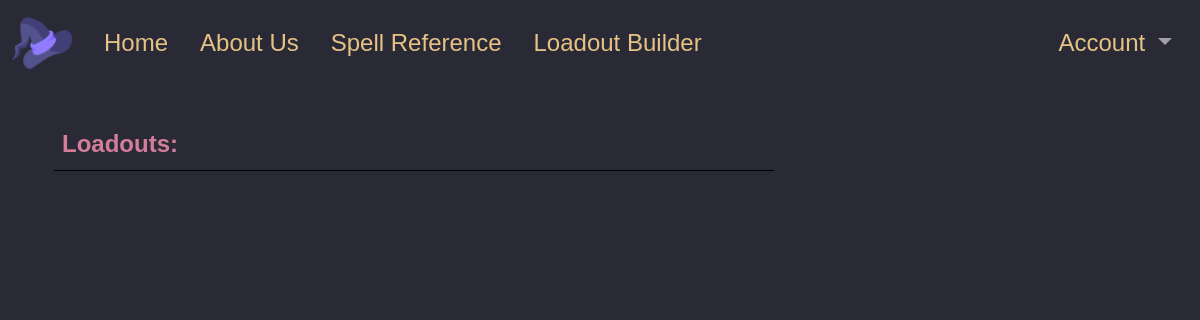
/myloadouts (signed in), run on an earlier commit of the app's database.
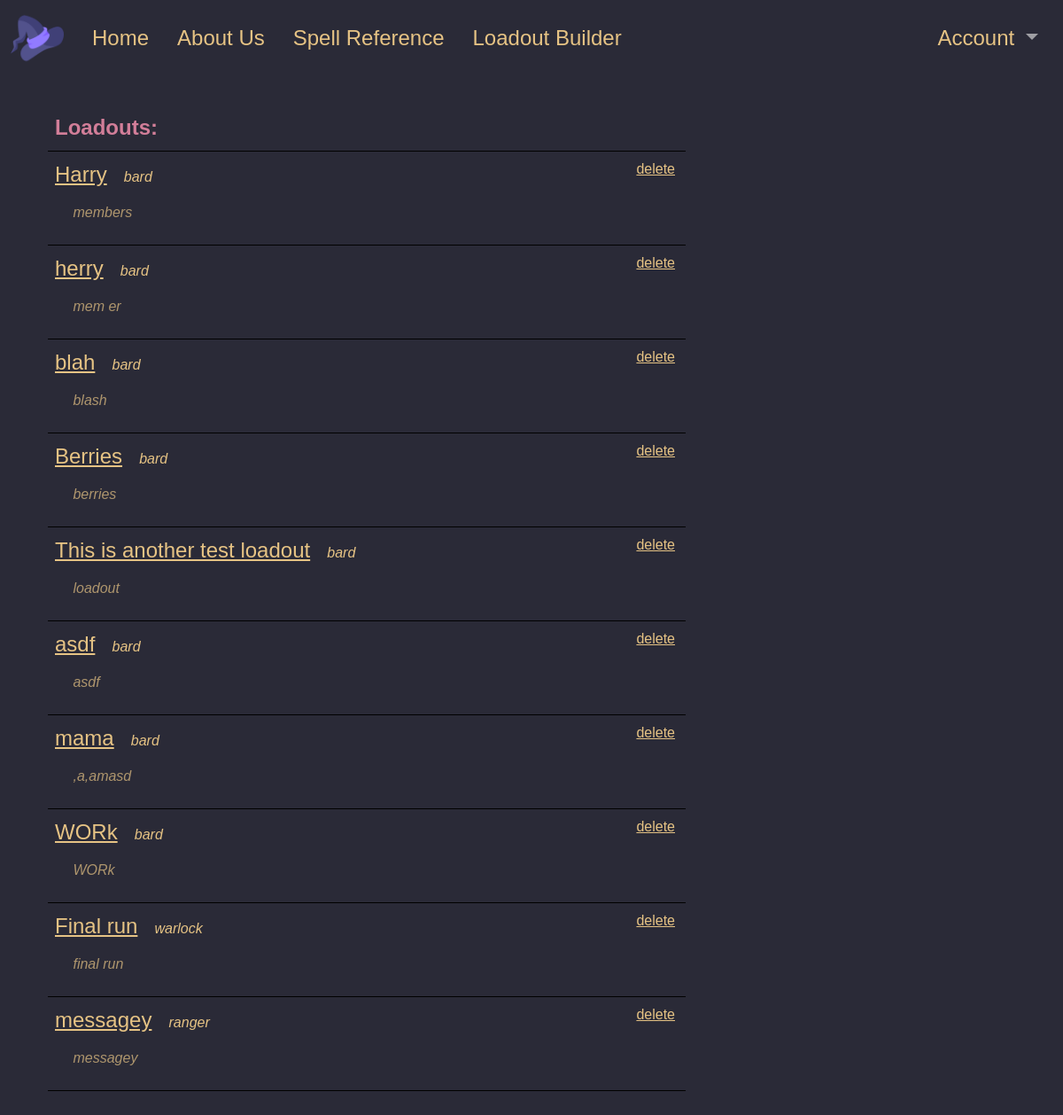
And on a later commit of the database.
### tables this page shows
CREATE TABLE loadouts (
    loadout_id INTEGER PRIMARY KEY,
    user_id INTEGER,
    loadout_name TEXT NOT NULL,
    class TEXT NOT NULL,
    description TEXT,
    spell_name TEXT NOT NULL
);

### run.py (the view)
@app.route('/myloadouts', methods=['GET', 'POST'])
def myloadouts():
    if 'user' in session.keys():
        loadouts = get_db().get_user_loadouts(session['user']['id'])
        loadout_names = []
        unique_loadouts = []
        for loadout in loadouts:
            name = loadout[2]
            if name not in loadout_names:
                unique_loadouts.append(loadout)
                loadout_names.append(name)
        print(loadout_names)
        return render_template('myloadouts.html',loadouts = unique_loadouts)

### db.py (called while the page is built)
    def select(self, sql, parameters=[]):
        c = self.conn.cursor()
        c.execute(sql, parameters)
        return c.fetchall()

    def get_user_loadouts(self, user_id):
        data = self.select('SELECT distinct * FROM loadouts WHERE loadouts.user_id = ?', [user_id])
        return data

### run.py (called while the page is built)
def get_db():
    db = getattr(g, '_database', None)
    if db is None:
        db = Database(DATABASE_PATH)
    return db

### templates/myloadouts.html (shortened to what this page needs)
{% extends "base.html" %} {% block title %}Builder{%endblock%}
{%block content%}
<div class = 'row'>
    <div class="col-md-8">
        <table class = "table border-black" id = "loadout-list">
            <thead>
                <tr>
                    <th class = "tref-h">Loadouts:</th>
                </tr>
            </thead>
            <tbody>
                {%for loadout in loadouts%}
                    <tr>
                        <td class = 'tref'>
                            <a class = "loadout-select" href="{{ url_for('loadout', loadout_id=loadout[2]) }}">{{loadout[2]}}</a>
                            <p style="display:inline-block;font-size: 1rem;">&ensp; <em>{{loadout[3]}}</em></p>
                            <a class="delete" href="#" style = "float:right; display:inline-block; padding-right:4px; font-size:1rem" data-name="{{loadout[2]}}">delete</a>
                            {%if loadout[4] == "" %}
                                <p style="font-size: 1rem;opacity: 0.7;">&emsp; <em>no description </em></p>
                            {%else%}
                                 <p style="font-size: 1rem;opacity: 0.7;">&emsp; <em>{{loadout[4]}}</em></p>
                            {%endif%}
                        </td>
                    </tr>
                {%endfor%}
            </tbody>
        </table>
    </div>
</div>
{%endblock%}

### templates/base.html (shortened to what this page needs)
<!DOCTYPE html>
<html>
<head>
    <link href="https://cdn.jsdelivr.net/npm/bootstrap@5.3.2/dist/css/bootstrap.min.css"
    rel="stylesheet"
>
    <link rel="stylesheet" href="/static/css/base.css">
    <link rel="stylesheet" href="/static/css/loadouts.css">
</head>
<body>
    <header>
        <div class="container-xxl">
            <div class="row">
                <div class="col">
                    <nav class="navbar navbar-expand-md navbar-dark">
                        <a class="navbar-brand" href="/"><img src="/static/img/witch-hat.png" style="max-height: 60px;"></a>
                        <div class="collapse navbar-collapse" id="navbarSupportedContent">
                            <ul class="navbar-nav me-auto">
                                <li class="header-unselected nav-item{% if active == 'Home' %} header-selected active{% endif %}">
                                    <a class="nav-link" href="/">Home</a>
                                </li>
                                <li class="header-unselected nav-item{% if active == 'About' %} header-selected active{% endif %}">
                                    <a class="nav-link" href="/about">About Us</a>
                                </li>
                                <li class="header-unselected nav-item{% if active == 'Spell Reference' %} header-selected active{% endif %}">
                                    <a class="nav-link" href="/spell_reference">Spell Reference</a>
                                </li>
                                <li class="header-unselected nav-item{% if active == 'Loadout Builder' %} header-selected active{% endif %}">
                                    <a class="nav-link" href="/builder1">Loadout Builder</a>
                                </li>
                            </ul>
                            <ul class="navbar-nav">
                                <li class="nav-item dropdown">
                                    <a class="nav-link dropdown-toggle header-unselected" href="#" id="navbarDropdown" role="button"
                                        data-bs-toggle="dropdown" aria-haspopup="true" aria-expanded="false">
                                        Account
                                    </a>
                            </ul>
                        </div>
                    </nav>
                </div>
            </div>
        </div>
    </header>
    <main>
        <div class="container-lg content">
            {% block content %}{% endblock %}
        </div>
    </main>
</body>
</html>

### static/css/base.css (style rules this page uses)
body { font-family: 'Baskerville', 'Trebuchet MS', sans-serif; font-size: 1.5rem; background: #2A2A37; }
header { background: #2A2A37; }
.header-unselected { -webkit-text-fill-color: #E6C384; }
.navbar-expand-md .navbar-nav .nav-link { padding-left: 1rem; padding-right: 1rem; }
.content { padding: 2rem 1.5rem; }
thead th { position:sticky;top: 0; z-index: 1; }
.tref { background-color: #2A2A37 !important; -webkit-text-fill-color: #E6C384; }
.tref-h { background-color: #2A2A37 !important; -webkit-text-fill-color: #D27E99; }

### static/css/loadouts.css (style rules this page uses)
.loadout-select { display:inline-block; border:none; background-color: transparent; -webkit-text-fill-color:#E6C384; }

What changed in the data, as far as the page shows it:
added loadouts: loadout_name "Harry", class "bard", description "members"
added loadouts: loadout_name "herry", class "bard", description "mem er"
added loadouts: loadout_name "blah", class "bard", description "blash"
added loadouts: loadout_name "Berries", class "bard", description "berries"
added loadouts: loadout_name "This is another test loadout", class "bard", description "loadout"
added loadouts: loadout_name "asdf", class "bard", description "asdf"
added loadouts: loadout_name "mama", class "bard", description ",a,amasd"
added loadouts: loadout_name "WORk", class "bard", description "WORk"
added loadouts: loadout_name "Final run", class "warlock", description "final run"
added loadouts: loadout_name "messagey", class "ranger", description "messagey"
